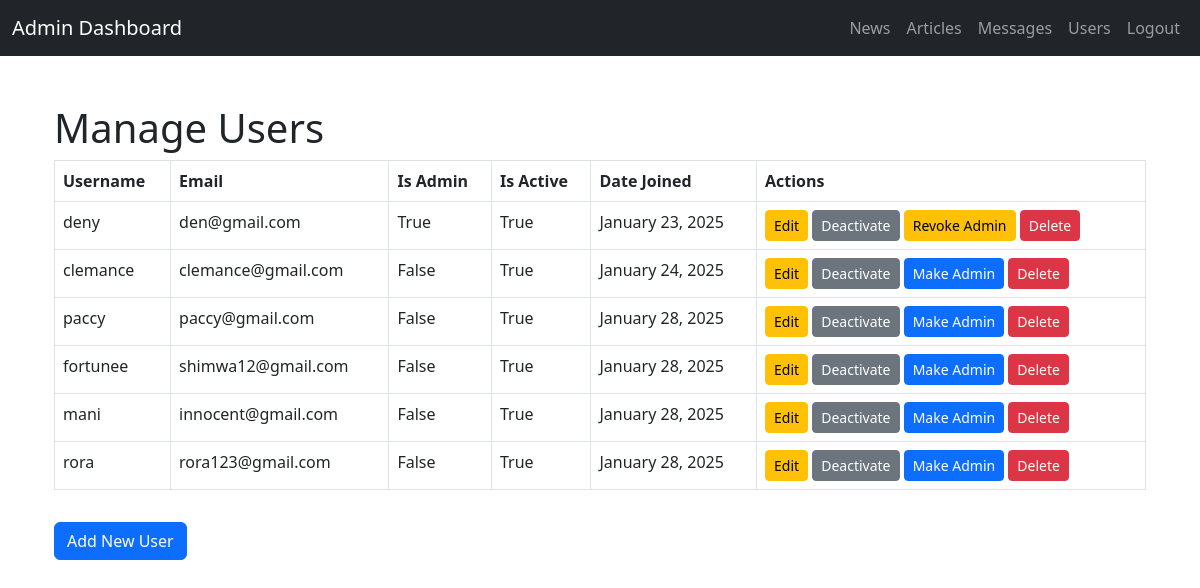
Before: /manage-users/ (signed in) with the older database file.
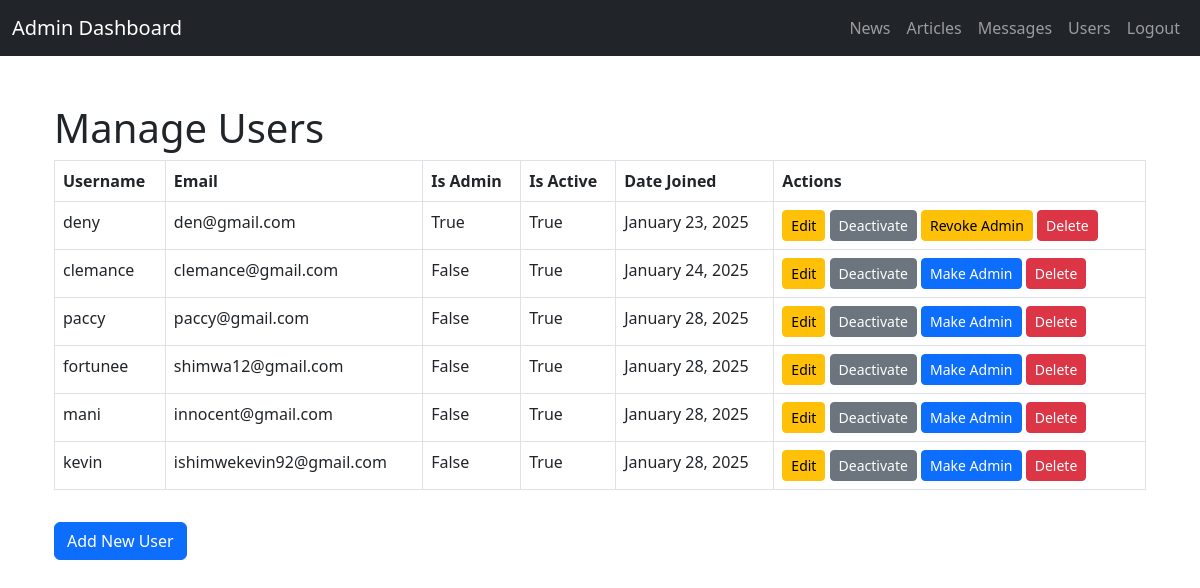
After: the same page with the newer database file.
### newsapp/models.py (models this page shows, shortened)
class User(AbstractUser):
    is_admin = models.BooleanField(default=False)
    bio = models.TextField(blank=True, null=True)

### newsapp/views.py (the view)
# urls.py: path('manage-users/', manage_users, name='manage_users'),
@user_passes_test(is_superuser)
def manage_users(request):
    users = User.objects.filter(is_superuser=False)
    return render(request, 'manage_users.html', {'users': users})

### newsapp/views.py (called while the page is built)
def is_superuser(user):
    return user.is_superuser

### templates/manage_users.html (shortened to what this page needs)
{% extends 'dashbase.html' %}
{% block content %}
<div class="container mt-5">
    <h1>Manage Users</h1>
    <table class="table table-bordered">
        <thead>
            <tr>
                <th>Username</th>
                <th>Email</th>
                <th>Is Admin</th>
                <th>Is Active</th>
                <th>Date Joined</th>
                <th>Actions</th>
            </tr>
        </thead>
        <tbody>
            {% for user in users %}
            <tr>
                <td>{{ user.username }}</td>
                <td>{{ user.email }}</td>
                <td>{{ user.is_staff }}</td>
                <td>{{ user.is_active }}</td>
                <td>{{ user.date_joined|date:"F j, Y" }}</td>
                <td>
                    <a href="{% url 'admin:newsapp_user_change' user.id %}" class="btn btn-sm btn-warning">Edit</a>
                    {% if user.is_active %}
                        <a href="{% url 'deactivate_user' user.id %}" class="btn btn-sm btn-secondary">Deactivate</a>
                    {% else %}
                        <a href="{% url 'activate_user' user.id %}" class="btn btn-sm btn-success">Activate</a>
                    {% endif %}
                    {% if not user.is_superuser %}  {% if user.is_staff %}
                            <a href="{% url 'revoke_admin' user.id %}" class="btn btn-sm btn-warning">Revoke Admin</a>
                        {% else %}
                            <a href="{% url 'make_admin' user.id %}" class="btn btn-sm btn-primary">Make Admin</a>
                        {% endif %}
                    {% endif %}
                    <a href="{% url 'delete_user' user.id %}" class="btn btn-sm btn-danger">Delete</a>
                </td>
            </tr>
            {% endfor %}
        </tbody>
    </table>
    <a href="{% url 'signup' %}" class="btn btn-primary mt-3">Add New User</a>
</div>
{% endblock %}

Changed rows visible on the page:
removed User: username "rora", email "rora123@gmail.com", is_staff "False", is_active "True", date_joined "January 28, 2025", shows "Deactivate", is_superuser "Make Admin"
added User: username "kevin", email "ishimwekevin92@gmail.com", is_staff "False", is_active "True", date_joined "January 28, 2025", shows "Deactivate", is_superuser "Make Admin"
